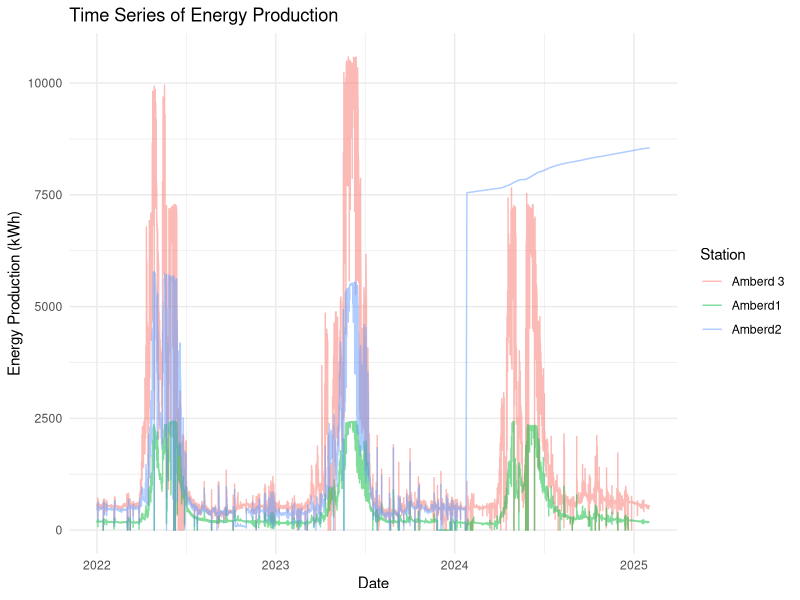
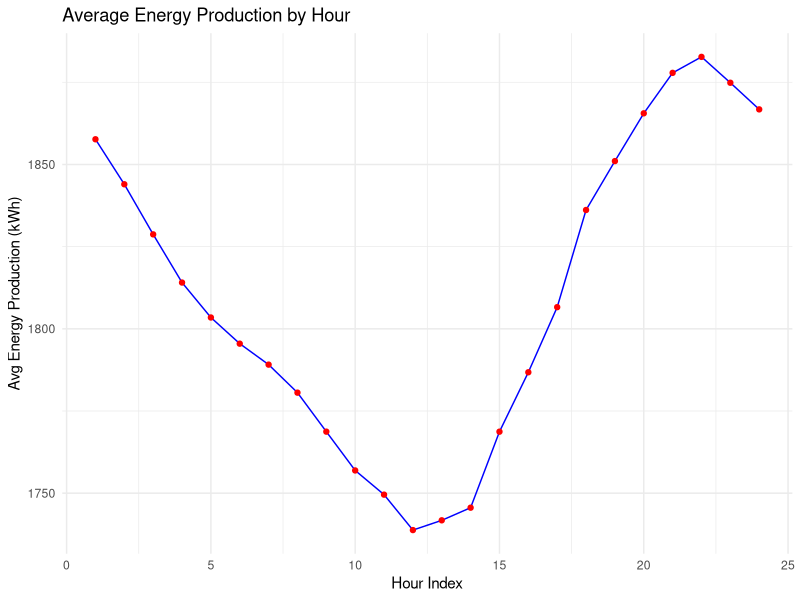
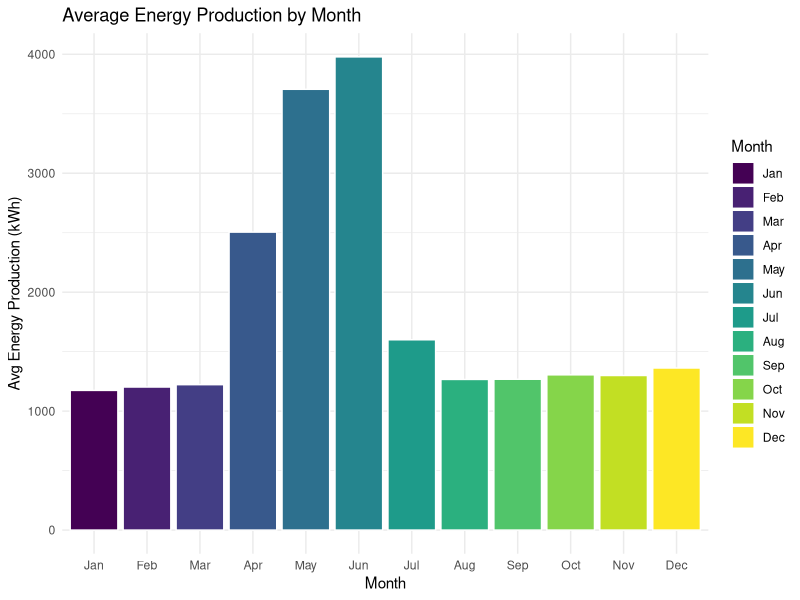
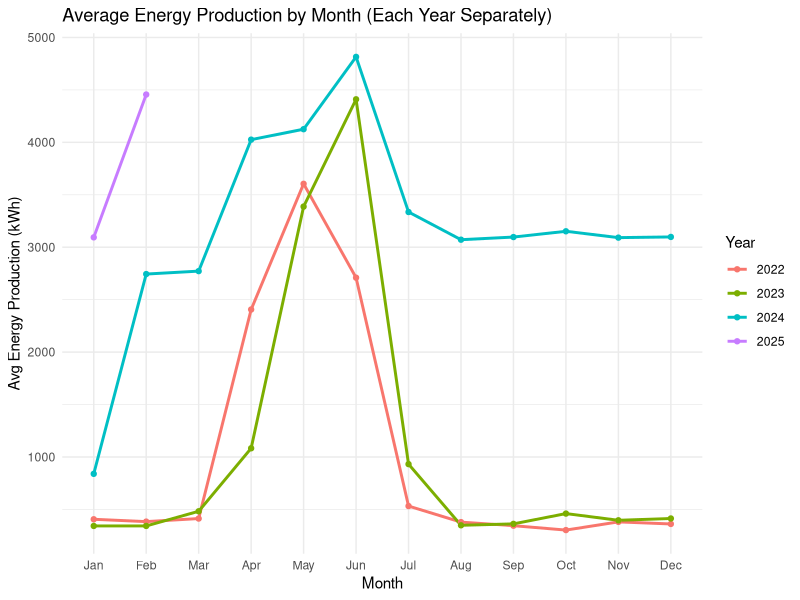

Write R code to recreate these figures, in order.
## ---- chunk 1
knitr::opts_chunk$set(echo = TRUE)
## ---- chunk 2
library(ggplot2)
library(dplyr)
library(readxl)
library(lubridate)
library(tidyr)
## ---- chunk 3
df <- read_excel("Amberd.xlsx")

# Convert Date column to Date type
df$Date <- as.Date(df$Date)

# Remove NA values
df <- df %>% drop_na(`Energy Production (kWh)`)
## ---- chunk 4
# Plot 1: Time Series of Energy Production
ggplot(df, aes(x = Date, y = `Energy Production (kWh)`, color = Station)) +
  geom_line(alpha = 0.5) +
  labs(title = "Time Series of Energy Production",
       x = "Date",
       y = "Energy Production (kWh)") +
  theme_minimal()
## ---- chunk 5
# Plot 2: Average Energy Production by Hour
df %>% 
  group_by(`Hour Index`) %>% 
  summarise(avg_production = mean(`Energy Production (kWh)`, na.rm = TRUE)) %>% 
  ggplot(aes(x = `Hour Index`, y = avg_production)) +
  geom_line(color = "blue") +
  geom_point(color = "red") +
  labs(title = "Average Energy Production by Hour",
       x = "Hour Index",
       y = "Avg Energy Production (kWh)") +
  theme_minimal()
## ---- chunk 6
# Extract Month
df$Month <- month(df$Date, label = TRUE)

# Plot 3: Average Energy Production by Month
df %>% 
  group_by(Month) %>% 
  summarise(avg_production = mean(`Energy Production (kWh)`, na.rm = TRUE)) %>% 
  ggplot(aes(x = Month, y = avg_production, fill = Month)) +
  geom_bar(stat = "identity", color = "white") +
  labs(title = "Average Energy Production by Month",
       x = "Month",
       y = "Avg Energy Production (kWh)") +
  theme_minimal()
## ---- chunk 7
df$Year <- year(df$Date)  # Extracts the year
df$Month <- month(df$Date, label = TRUE)  # Extracts the month

df %>%
  group_by(Year, Month) %>%  # Groups by both Year and Month
  summarise(avg_production = mean(`Energy Production (kWh)`, na.rm = TRUE)) %>%
  ggplot(aes(x = Month, y = avg_production, group = Year, color = as.factor(Year))) +
  geom_line(size = 1) +  
  geom_point() +  
  labs(title = "Average Energy Production by Month (Each Year Separately)",
       x = "Month",
       y = "Avg Energy Production (kWh)",
       color = "Year") +
  theme_minimal()

## ---- chunk 8

